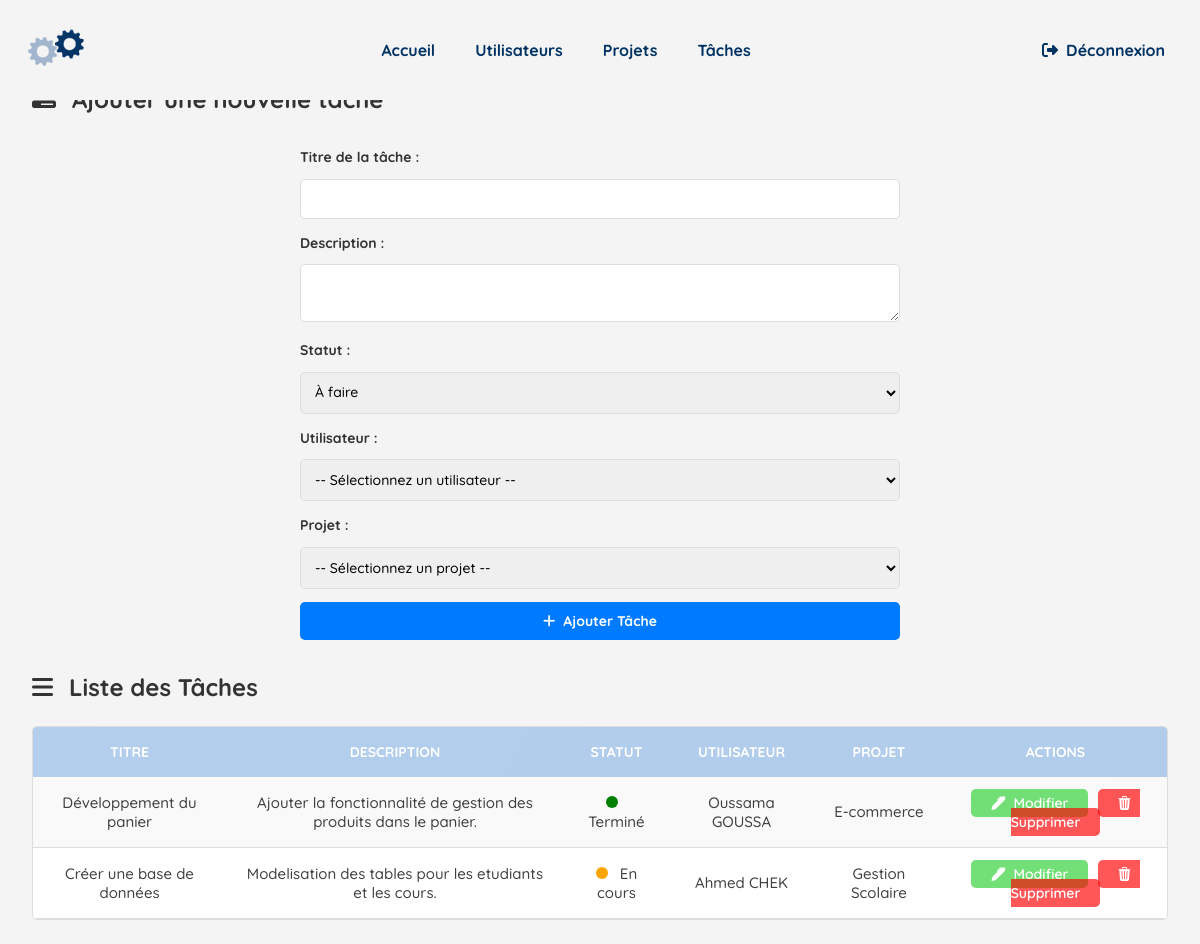
Page /taches/ (signed in) on the committed database.
### models/tache.py (models this page shows, shortened)
class Tache(db.Model):
    __tablename__ = 'tache'
    id = db.Column(db.Integer, primary_key=True)
    titre = db.Column(db.String(100), nullable=False)
    description = db.Column(db.Text, nullable=False)
    statut = db.Column(db.String(20), nullable=False)
    utilisateur_id = db.Column(db.Integer, db.ForeignKey('utilisateur.id', name='fk_tache_utilisateur_id', ondelete='CASCADE'), nullable=False)
    projet_id = db.Column(db.Integer, db.ForeignKey('projet.id', name='fk_tache_projet_id', ondelete='CASCADE'), nullable=False)
    utilisateur = db.relationship('Utilisateur', back_populates='taches')
    projet = db.relationship('Projet', back_populates='taches')

### models/utilisateur.py (models this page shows, shortened)
class Utilisateur(db.Model):
    __tablename__ = 'utilisateur'
    id = db.Column(db.Integer, primary_key=True)
    nom = db.Column(db.String(80), nullable=False)
    email = db.Column(db.String(120), unique=True, nullable=False)
    taches = db.relationship('Tache', cascade='all, delete-orphan', back_populates='utilisateur')
    projets = db.relationship('Projet', secondary='projet_utilisateur', back_populates='utilisateurs')

### models/projet.py (models this page shows, shortened)
class Projet(db.Model):
    __tablename__ = 'projet'
    id = db.Column(db.Integer, primary_key=True)
    nom = db.Column(db.String(100), nullable=False)
    description = db.Column(db.Text, nullable=False)
    utilisateurs = db.relationship('Utilisateur', secondary='projet_utilisateur', back_populates='projets')
    taches = db.relationship('Tache', cascade='all, delete-orphan', back_populates='projet')

### routes/taches.py (the view)
@taches_bp.route('/', methods=['GET'])
def lister_taches():
    if 'user_id' not in session:
        flash('You must log in to access this page.', 'danger')
        return redirect(url_for('login.login'))
    taches = Tache.query.all()
    return render_template('taches.html', taches=taches, utilisateurs=Utilisateur.query.all(), projets=Projet.query.all(), show_nav=True)

### templates/taches.html (shortened to what this page needs)
{% extends "base.html" %} {% block content %}
<h2 class="list">Ajouter une nouvelle tâche</h2>
<form class="form" method="POST" action="{{ url_for('taches.ajouter_tache') }}">
  <label for="titre">Titre de la tâche :</label>
  <input type="text" id="titre" name="titre" required />
  <label for="description">Description :</label>
  <textarea id="description" name="description" required></textarea>
  <label for="statut">Statut :</label>
  <select id="statut" name="statut" required>
    <option value="À faire">À faire</option>
  </select>
  <label for="utilisateur_id">Utilisateur :</label>
  <select id="utilisateur_id" name="utilisateur_id" required>
    <option value="" selected disabled>
      -- Sélectionnez un utilisateur --
    </option>
  </select>
  <label for="projet_id">Projet :</label>
  <select id="projet_id" name="projet_id" required>
    <option value="" selected disabled>-- Sélectionnez un projet --</option>
  </select>
  <button type="submit" class="sub-add"><i class="fa-solid fa-plus"></i>Ajouter Tâche</button>
</form>
<h2 class="list"><i class="fa-solid fa-bars"></i>Liste des Tâches</h2>
<table>
  <thead>
    <tr>
      <th>Titre</th>
      <th>Description</th>
      <th>Statut</th>
      <th>Utilisateur</th>
      <th>Projet</th>
      <th>Actions</th>
    </tr>
  </thead>
  <tbody>
    {% for tache in taches %}
    <tr>
      <td>{{ tache.titre }}</td>
      <td>{{ tache.description }}</td>
      <td>
        <span
          class="status-indicator {{ tache.statut | lower | replace(' ', '-') }}"
        >
        </span>
        {{ tache.statut }}
      </td>
      <td>{{ tache.utilisateur.nom }}</td>
      <td>{{ tache.projet.nom }}</td>
      <td>
        <a
          href="{{ url_for('taches.modifier_tache', id=tache.id) }}"
          class="btn btn-success btn-sm"
          ><i class="bi bi-pen-fill"></i>Modifier</a
        >
        <a
          href="{{ url_for('taches.supprimer_tache', id=tache.id) }}"
          onclick="return confirm('Êtes-vous sûr de vouloir supprimer cette tâche?')"
          class="btn btn-danger btn-sm"
          ><i class="bi bi-trash3-fill"></i>Supprimer</a
        >
      </td>
    </tr>
    {% endfor %}
  </tbody>
</table>
{% endblock %}

### templates/base.html (shortened to what this page needs)
<!DOCTYPE html>
<html lang="fr">
<head>
    <link href="https://cdnjs.cloudflare.com/ajax/libs/font-awesome/6.5.1/css/all.min.css" rel="stylesheet">
    <link href="https://cdn.jsdelivr.net/npm/bootstrap-icons/font/bootstrap-icons.css" rel="stylesheet">
    <link href="https://cdnjs.cloudflare.com/ajax/libs/select2/4.0.13/css/select2.min.css" rel="stylesheet" />
    <link rel="stylesheet" href="{{ url_for('static', filename='css/style.css') }}">
</head>
<body>
    {% if show_nav %}
    <header>
        <nav class="menu">
            <img src="{{ url_for('static', filename='images/logo4.png') }}" alt="Logo" class="logo">
            <div class="nav-links nav-links-left">
                <a href="{{ url_for('home.index') }}">Accueil</a>
                <a href="{{ url_for('utilisateurs.lister_utilisateurs') }}">Utilisateurs</a>
                <a href="{{ url_for('projets.lister_projets') }}">Projets</a>
                <a href="{{ url_for('taches.lister_taches') }}">Tâches</a>
            </div>
            <div class="nav-links nav-links-right">
                <a href="{{ url_for('logout.logout') }}" class="logout"><i class="fa-solid fa-right-from-bracket"></i>Déconnexion</a>
            </div>
        </nav>
    </header>
    {% endif %}
    <main>
        {% block content %}{% endblock %}
    </main>
</body>
</html>

### static/css/style.css (style rules this page uses)
body { font-family: "Quicksand", serif; font-style: normal; margin: 0; padding: 0; background-color: #f4f4f4; color: #333; }
header { background-color: #b48484; color: white; text-align: center; padding: 2rem 0; text-decoration: none; }
main { padding: 0 2rem; }
h1, h2, h3 { color: #333; }
a { text-decoration: none; color: #333; }
table { width: 100%; border-collapse: separate; border-spacing: 0; margin: 1.5rem 0; border-radius: 5px; overflow: hidden; background: linear-gradient(120deg, #ffffff, #f7f7f7); animation: fadeIn 1s ease-in-out; text-align: center; border: 1px solid #ddd; }
table th { background: #94b9e6b2; color: white; text-transform: uppercase; font-size: 14px; font-weight: bold; padding: 1rem; text-align: center; }
table td { padding: 1rem; text-align: center; font-size: 15px; color: #000000bf; border-bottom: 1px solid #ddd; transition: background-color 0.3s ease, transform 0.3s ease; font-weight: 500; }
table tbody tr:nth-child(odd) { background: #f9f9f9; }
table tbody tr:nth-child(even) { background: #ffffff; }
.form { padding: 0px 2rem; border-radius: 5px; margin: 2rem 0; width: 100%; max-width: 600px; margin-left: auto; margin-right: auto; }
form input, form select, form textarea { width: 100%; padding: 10px; margin: 0.8rem 0; border: 1px solid #ddd; border-radius: 5px; box-sizing: border-box; font-family: "Quicksand", serif; font-size: 14px; font-weight: 500; }
form button { background-color: #007bff; color: white; border: none; padding: 10px; width: 100%; cursor: pointer; border-radius: 5px; font-family: "Quicksand", serif; font-size: 14px; font-weight: bold; }
form label { font-size: 14px; margin-bottom: 5px; text-align: left; font-weight: bold; }
body { font-family: "Quicksand", serif; }
nav.menu { display: flex; justify-content: space-between; align-items: center; background-color: #f4f4f4; color: #fff; padding: 10px 20px; position: fixed; top: 0; left: 0; width: 100%; z-index: 100; height: 8.5%; }
nav.menu .logo { height: 70px; width: auto; }
nav.menu .nav-links { display: flex; gap: 10px; font-weight: bold; }
nav.menu .nav-links-left { display: flex; gap: 40px; font-weight: bold; }
nav.menu .nav-links-right { margin-right: 55px; }
nav.menu a { color: #013264; text-decoration: none; }
.btn-danger { background-color: #ff0000a8; color: white; border-radius: 5px; text-decoration: none; font-size: 14px; padding: 5px 20px 5px 20px; margin-left: 5px; font-weight: 600; }
.btn-success { background-color: #52d957cf; color: white; border-radius: 5px; text-decoration: none; font-size: 14px; padding: 5px 20px 5px 20px; font-weight: 600; }
.status-indicator { display: inline-block; width: 12px; height: 12px; border-radius: 50%; margin-right: 8px; }
.status-indicator.en-cours { background-color: orange; }
.status-indicator.terminé { background-color: green; }
.sub-add i { margin-right: 0.5rem; font-weight: bold; }
.list i { margin-right: 1rem; }
.logout i { margin-right: 0.5rem; }
.btn i { margin-right: 0.5rem; }

### rows in the picture
Tache: titre "Développement du panier", description "Ajouter la fonctionnalité de gestion des produits dans le panier.", statut "Terminé", utilisateur.nom "Oussama GOUSSA", projet.nom "E-commerce"
Tache: titre "Créer une base de données", description "Modelisation des tables pour les etudiants et les cours.", statut "En cours", utilisateur.nom "Ahmed CHEK", projet.nom "Gestion Scolaire"
